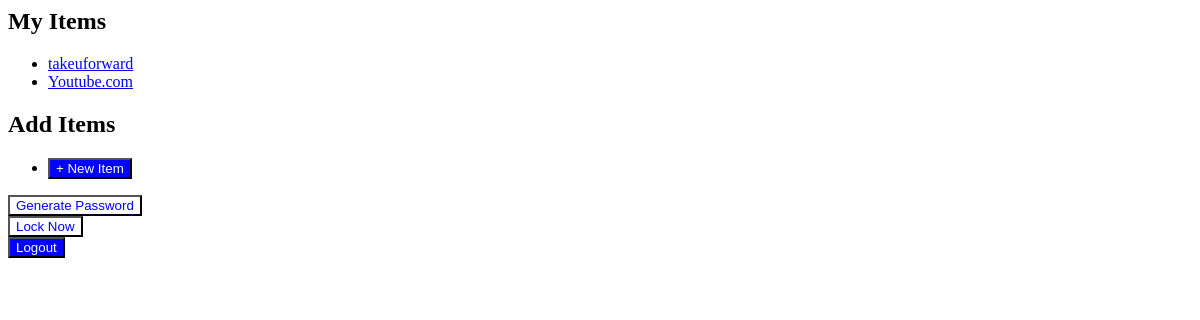
/vault (signed in), run on an earlier commit of the app's database.
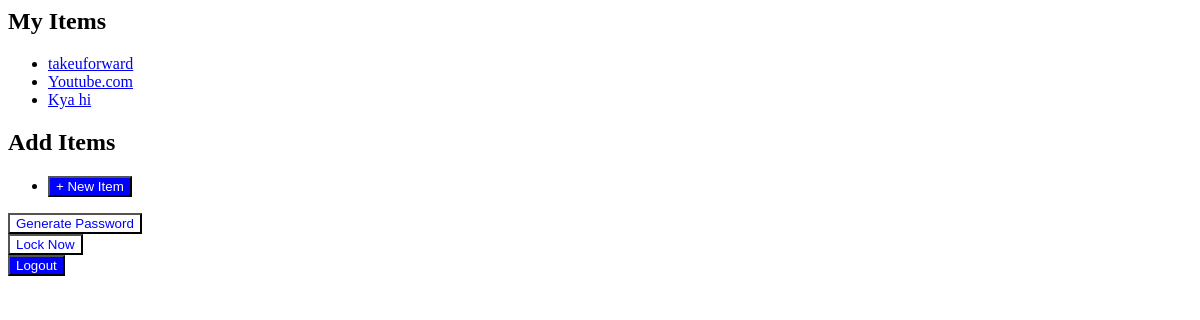
And on a later commit of the database.
### app/models/item.py (models this page shows)
class Item(db.Model):
    id = db.Column(db.Integer,primary_key = True)
    website_name = db.Column(db.String(100),nullable = False)
    username = db.Column(db.String(100),nullable = False)
    password = db.Column(db.String(150),nullable = False)
    user_id = db.Column(db.Integer, db.ForeignKey('user.id'), nullable=False)

### app/main/routes.py (the view)
@bp.route('/vault',methods = ['GET'])
@login_required
def vault():
    user_items = current_user.items
    return render_template('vault.html', user_items=user_items)

### app/__init__.py (called while the page is built)
def create_app(config_class=Config):
    app = Flask(__name__)
    app.config.from_object(config_class)
    login_manager = LoginManager()
    login_manager.init_app(app)
    @login_manager.user_loader
    def load_user(user_id):
        return User.query.get(int(user_id))
    db.init_app(app)
    with app.app_context():
        db.create_all()
    from app.main import bp as main_bp
    app.register_blueprint(main_bp)
    from app.forms import bp as forms_bp
    app.register_blueprint(forms_bp)
    return app

### app/templates/vault.html
<div class="vault">
    <h2>My Items</h2>
    <ul>
        {% for item in user_items %}
            <li><a href="{{ url_for('main.item_details', item_id=item.id) }}">{{ item.website_name }}</a></li>
        {% endfor %}
    </ul>
    <h2>Add Items</h2>
    <ul>
        <li><a href="{{ url_for('main.new_item') }}">
            <button style="background-color: blue; color: white;"> + New Item</button>
        </a></li>
    </ul>
</div>
<div>
    <a href="{{ url_for('main.generator') }}">
        <button style="background-color: white; color: blue;">
            Generate Password
        </button>
    </a>
</div>
<div>
    <a href="{{ url_for('main.lock') }}">
        <button style="background-color: white; color: blue;">
            Lock Now
        </button>
    </a>
</div>
<div>
    <a href="{{ url_for('main.logout') }}">
        <button style="background-color: blue; color: white;">
            Logout
        </button>
    </a>
</div>

What changed in the data, as far as the page shows it:
added Item: website_name "Kya hi"
